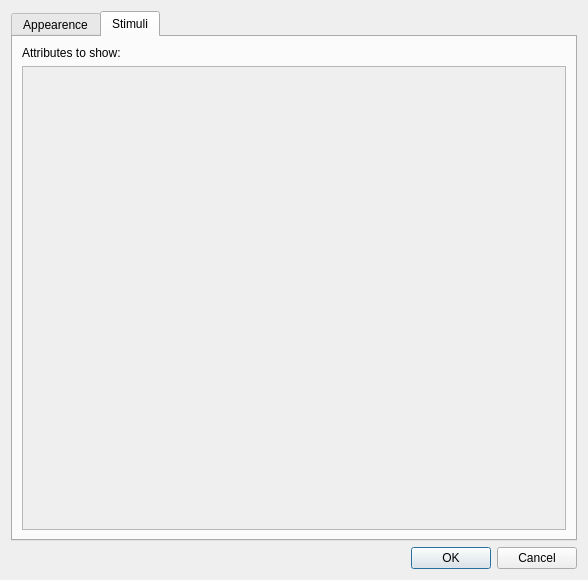
<?xml version="1.0" encoding="UTF-8"?>
<ui version="4.0">
 <class>ViewSettingsDialog</class>
 <widget class="QDialog" name="ViewSettingsDialog">
  <property name="geometry">
   <rect>
    <x>0</x>
    <y>0</y>
    <width>588</width>
    <height>580</height>
   </rect>
  </property>
  <property name="windowTitle">
   <string>Dialog</string>
  </property>
  <layout class="QVBoxLayout" name="verticalLayout">
   <item>
    <widget class="QTabWidget" name="tabWidget">
     <property name="currentIndex">
      <number>1</number>
     </property>
     <widget class="QWidget" name="ui_tab">
      <attribute name="title">
       <string>Appearence</string>
      </attribute>
      <layout class="QGridLayout" name="gridLayout">
       <item row="0" column="0">
        <widget class="QLabel" name="label">
         <property name="text">
          <string>Font Size</string>
         </property>
        </widget>
       </item>
       <item row="0" column="1">
        <widget class="QDoubleSpinBox" name="fontszSpnbx"/>
       </item>
      </layout>
     </widget>
     <widget class="QWidget" name="tab_2">
      <attribute name="title">
       <string>Stimuli</string>
      </attribute>
      <layout class="QVBoxLayout" name="verticalLayout_3">
       <item>
        <widget class="QLabel" name="label_3">
         <property name="text">
          <string>Attributes to show:</string>
         </property>
        </widget>
       </item>
       <item>
        <widget class="QScrollArea" name="scrollArea">
         <property name="widgetResizable">
          <bool>true</bool>
         </property>
         <widget class="QWidget" name="scrollAreaWidgetContents">
          <property name="geometry">
           <rect>
            <x>0</x>
            <y>0</y>
            <width>544</width>
            <height>468</height>
           </rect>
          </property>
          <layout class="QVBoxLayout" name="verticalLayout_2">
           <item>
            <widget class="ComponentsDetailSelector" name="detailWidget" native="true"/>
           </item>
          </layout>
         </widget>
        </widget>
       </item>
      </layout>
     </widget>
    </widget>
   </item>
   <item>
    <widget class="QDialogButtonBox" name="buttonBox">
     <property name="orientation">
      <enum>Qt::Horizontal</enum>
     </property>
     <property name="standardButtons">
      <set>QDialogButtonBox::Cancel|QDialogButtonBox::Ok</set>
     </property>
    </widget>
   </item>
  </layout>
 </widget>
 <customwidgets>
  <customwidget>
   <class>ComponentsDetailSelector</class>
   <extends>QWidget</extends>
   <header>neurosound.stim.component_detail</header>
   <container>1</container>
  </customwidget>
 </customwidgets>
 <resources/>
 <connections>
  <connection>
   <sender>buttonBox</sender>
   <signal>accepted()</signal>
   <receiver>ViewSettingsDialog</receiver>
   <slot>accept()</slot>
   <hints>
    <hint type="sourcelabel">
     <x>248</x>
     <y>254</y>
    </hint>
    <hint type="destinationlabel">
     <x>157</x>
     <y>274</y>
    </hint>
   </hints>
  </connection>
  <connection>
   <sender>buttonBox</sender>
   <signal>rejected()</signal>
   <receiver>ViewSettingsDialog</receiver>
   <slot>reject()</slot>
   <hints>
    <hint type="sourcelabel">
     <x>316</x>
     <y>260</y>
    </hint>
    <hint type="destinationlabel">
     <x>286</x>
     <y>274</y>
    </hint>
   </hints>
  </connection>
 </connections>
</ui>
